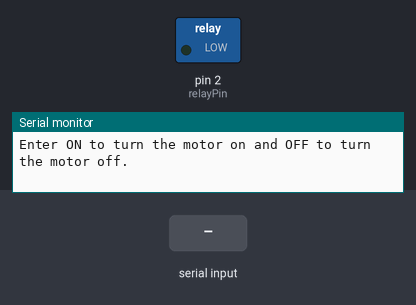
Simulated run of this sketch. Board: Arduino Uno, built with avr-gcc and run on an emulated ATmega328P. Parts: switched loads named in the sketch (green lamp = pin HIGH), the last lines printed to the serial monitor. The inputs (shaded band) are chosen by the test bench.

Above: at 1.2 s.
1.3 s: "ON\n" received over Serial
At 1.8 s:
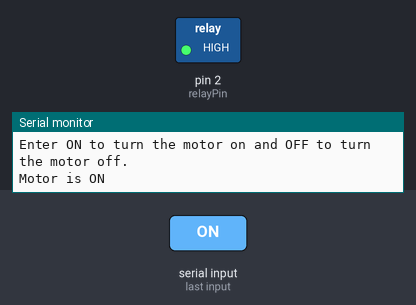
2.8 s: "OFF\n" received over Serial
At 4.2 s:
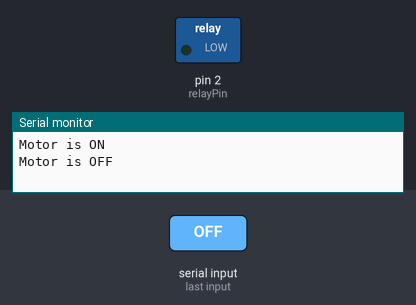
Timing chart, 0 to 5.8 s (numbered marks = the images above; inputs shaded):
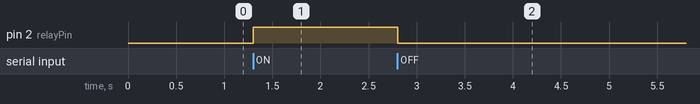

Measured:
- after the input at 1.3 s, pin 2 (relayPin): LOW → HIGH at once
- after the input at 2.8 s, pin 2 (relayPin): HIGH → LOW at once

The sketch:

single-relay-test.ino
```cpp
// Define the relay pin
const int relayPin = 2; // You can change this to any other digital pin

void setup() {
  // Set the relay pin as output
  pinMode(relayPin, OUTPUT);
  // Initialize the relay to be off
  digitalWrite(relayPin, LOW);

  // Initialize serial communication at 9600 bits per second
  Serial.begin(9600);

  // Print a message to the serial monitor
  Serial.println("Enter ON to turn the motor on and OFF to turn the motor off.");
}

void loop() {
  // Check if data is availableON to read from the serial port
  if (Serial.available() > 0) {
    // Read the incoming data
    String command = Serial.readStringUntil('\n');
    command.trim(); // Remove any leading or trailing whitespace

    // Check the command and turn the motor on or off accordingly
    if (command.equalsIgnoreCase("ON")) {
      digitalWrite(relayPin, HIGH); // Turn the relay on
      Serial.println("Motor is ON");
    } else if (command.equalsIgnoreCase("OFF")) {
      digitalWrite(relayPin, LOW); // Turn the relay off
      Serial.println("Motor is OFF");
    } else {
      Serial.println("Invalid command. Please enter ON or OFF.");
    }
  }
}
```
